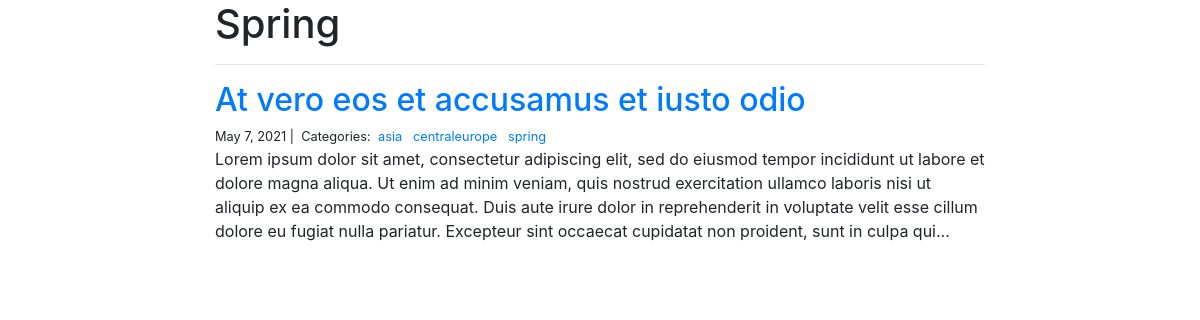
The page /blog/spring/ on the database its author committed.
### blog/models.py (models this page shows)
class Category(models.Model):
    name = models.CharField(max_length=20)

class Post(models.Model):
    title = models.CharField(max_length=255)
    body = models.TextField()
    created_on = models.DateTimeField(auto_now_add=True)
    last_modified = models.DateTimeField(auto_now=True)
    categories = models.ManyToManyField('Category', related_name='posts')

### blog/views.py (the view)
# urls.py: path("<category>/", views.blog_category, name="blog_category"),
def blog_category(request, category):
    posts = Post.objects.filter(
        categories__name__contains=category
    ).order_by(
        '-created_on'
    )
    context = {
        "category": category,
        "posts": posts
    }
    return render(request, "blog_category.html", context)

### blog/templates/blog_category.html
{% extends "base.html" %}
{% block page_content %}
<div class="col-md-8 offset-md-2">
    <h1>{{ category | title }}</h1>
    <hr>
    {% for post in posts %}
        <h2><a href="{% url 'blog_detail' post.pk%}">{{ post.title }}</a></h2>
        <small>
            {{ post.created_on.date }} |&nbsp;
            Categories:&nbsp;
            {% for category in post.categories.all %}
            <a href="{% url 'blog_category' category.name %}">
                {{ category.name }}
            </a>&nbsp;
            {% endfor %}
        </small>
        <p>{{ post.body | slice:":400" }}...</p>
    {% endfor %}
</div>
{% endblock %}

### rows shown on the page
Category: name "Spring", name "spring"
Post: title "At vero eos et accusamus et iusto odio", created_on "May 7, 2021", body "Lorem ipsum dolor sit amet, consectetur adipiscing elit, sed do eiusmod tempor incididunt ut labore et dolore magna aliqua. Ut enim ad minim veniam, quis nostrud exercitation ullamco laboris nisi ut aliquip ex ea commodo consequat. Duis aute irure dolor in reprehenderit in voluptate velit esse cillum dolore eu fugiat nulla pariatur. Excepteur sint occaecat cupidatat non proident, sunt in culpa qui"
Category: name "asia"
Category: name "centraleurope"
